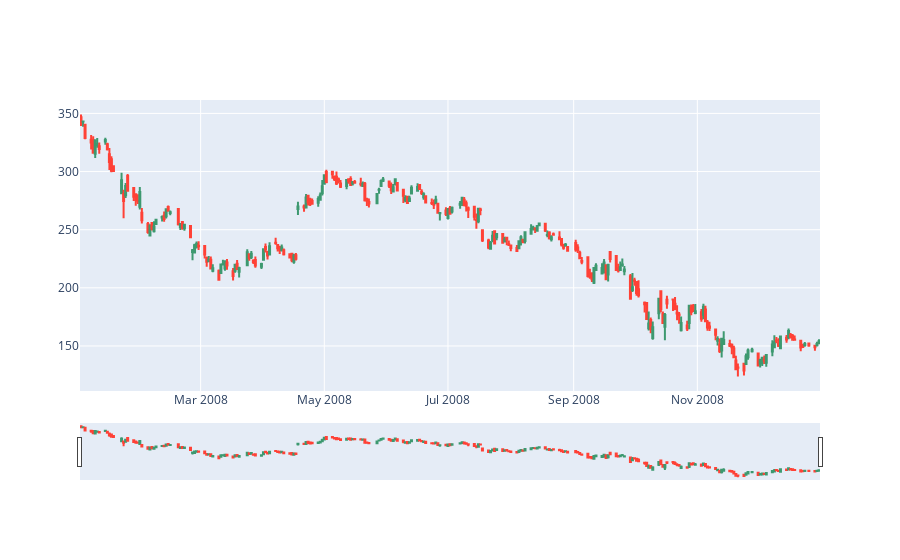

Notebook code for this chart:
### Code cell
# Candlestick chart of 2008
trace = go.Candlestick(x=google['2008'].index,
                open=google['2008'].Open,
                high=google['2008'].High,
                low=google['2008'].Low,
                close=google['2008'].Close)
data = [trace]
iplot(data, filename='simple_candlestick')

### Figure 1 — Plotly figure (JSON) as saved in the notebook; plotly's stock layout.template omitted (floating-point values rounded to 4 significant figures; data arrays with more than 128 entries replaced by an {"elided": "..."} marker saying what was removed)
{"data": [{"close": {"elided": "253 float values"}, "high": {"elided": "253 float values"}, "low": {"elided": "253 float values"}, "open": {"elided": "253 float values"}, "type": "candlestick", "x": {"elided": "253 str values"}}], "layout": {}}
